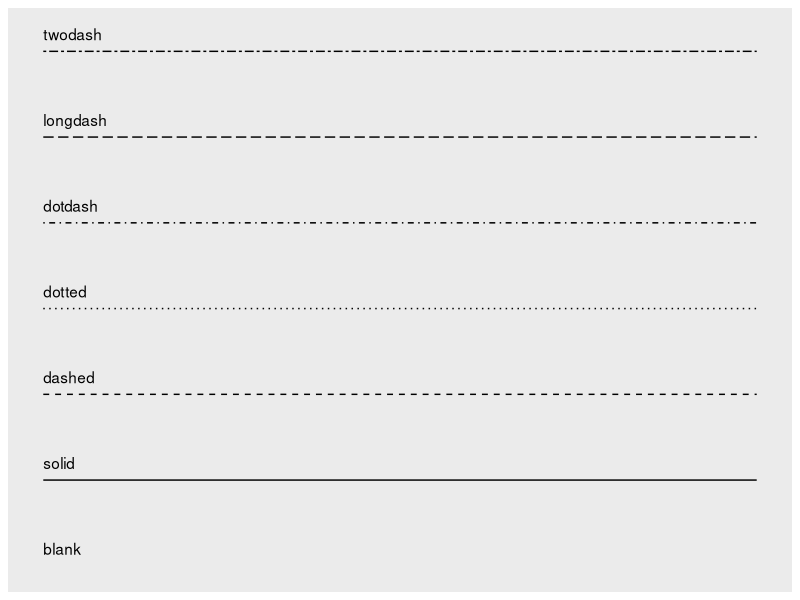
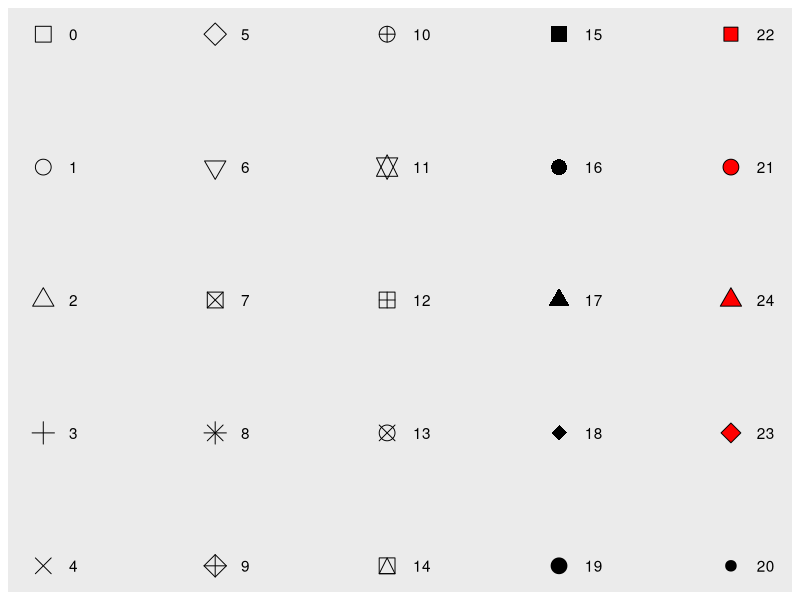
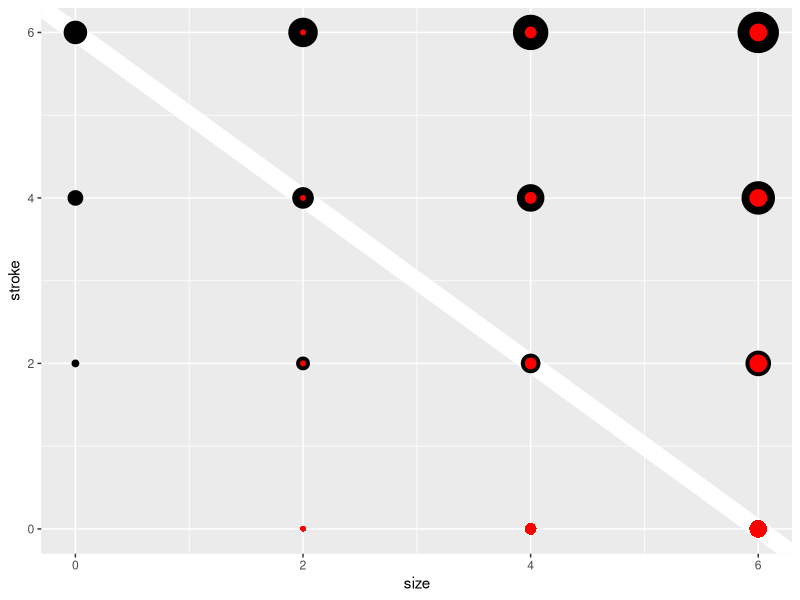
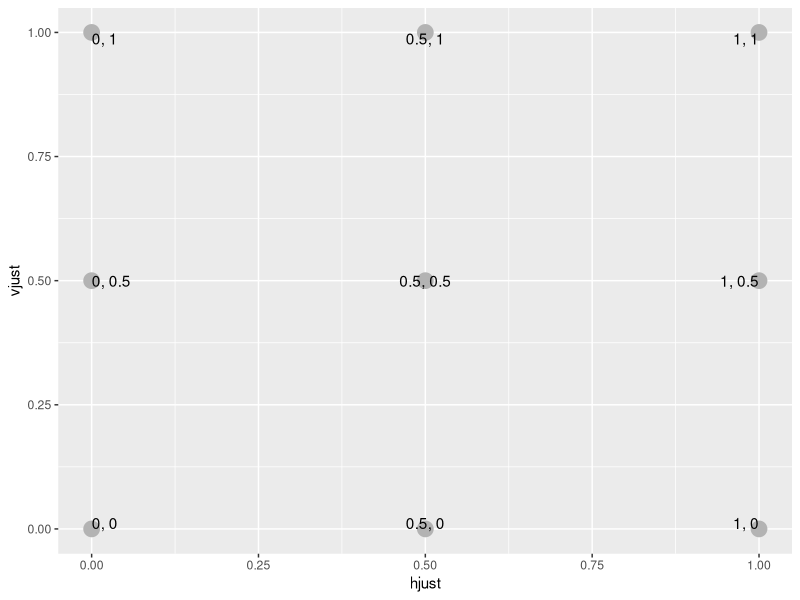

Write R code to recreate these figures, in order.
## ---- chunk 1
library(ggplot2)
knitr::opts_chunk$set(fig.dpi = 96)
## ---- chunk 2
    lty <- c("blank", "solid", "dashed", "dotted", "dotdash", 
         "longdash","twodash")
    linetypes <- data.frame(
      y = seq_along(lty),
      lty = lty
    ) 
    ggplot(linetypes, aes(0, y)) + 
      geom_segment(aes(xend = 5, yend = y, linetype = lty)) + 
      scale_linetype_identity() + 
      geom_text(aes(label = lty), hjust = 0, nudge_y = 0.2) +
      scale_x_continuous(NULL, breaks = NULL) + 
      scale_y_continuous(NULL, breaks = NULL)
## ---- chunk 3
    shapes <- data.frame(
      shape = c(0:19, 22, 21, 24, 23, 20),
      x = 0:24 %/% 5,
      y = -(0:24 %% 5)
    )
    ggplot(shapes, aes(x, y)) + 
      geom_point(aes(shape = shape), size = 5, fill = "red") +
      geom_text(aes(label = shape), hjust = 0, nudge_x = 0.15) +
      scale_shape_identity() +
      expand_limits(x = 4.1) +
      scale_x_continuous(NULL, breaks = NULL) + 
      scale_y_continuous(NULL, breaks = NULL)
## ---- chunk 4
sizes <- expand.grid(size = (0:3) * 2, stroke = (0:3) * 2)
ggplot(sizes, aes(size, stroke, size = size, stroke = stroke)) + 
  geom_abline(slope = -1, intercept = 6, colour = "white", size = 6) + 
  geom_point(shape = 21, fill = "red") +
  scale_size_identity()
## ---- chunk 5
just <- expand.grid(hjust = c(0, 0.5, 1), vjust = c(0, 0.5, 1))
just$label <- paste0(just$hjust, ", ", just$vjust)

ggplot(just, aes(hjust, vjust)) +
  geom_point(colour = "grey70", size = 5) + 
  geom_text(aes(label = label, hjust = hjust, vjust = vjust))
